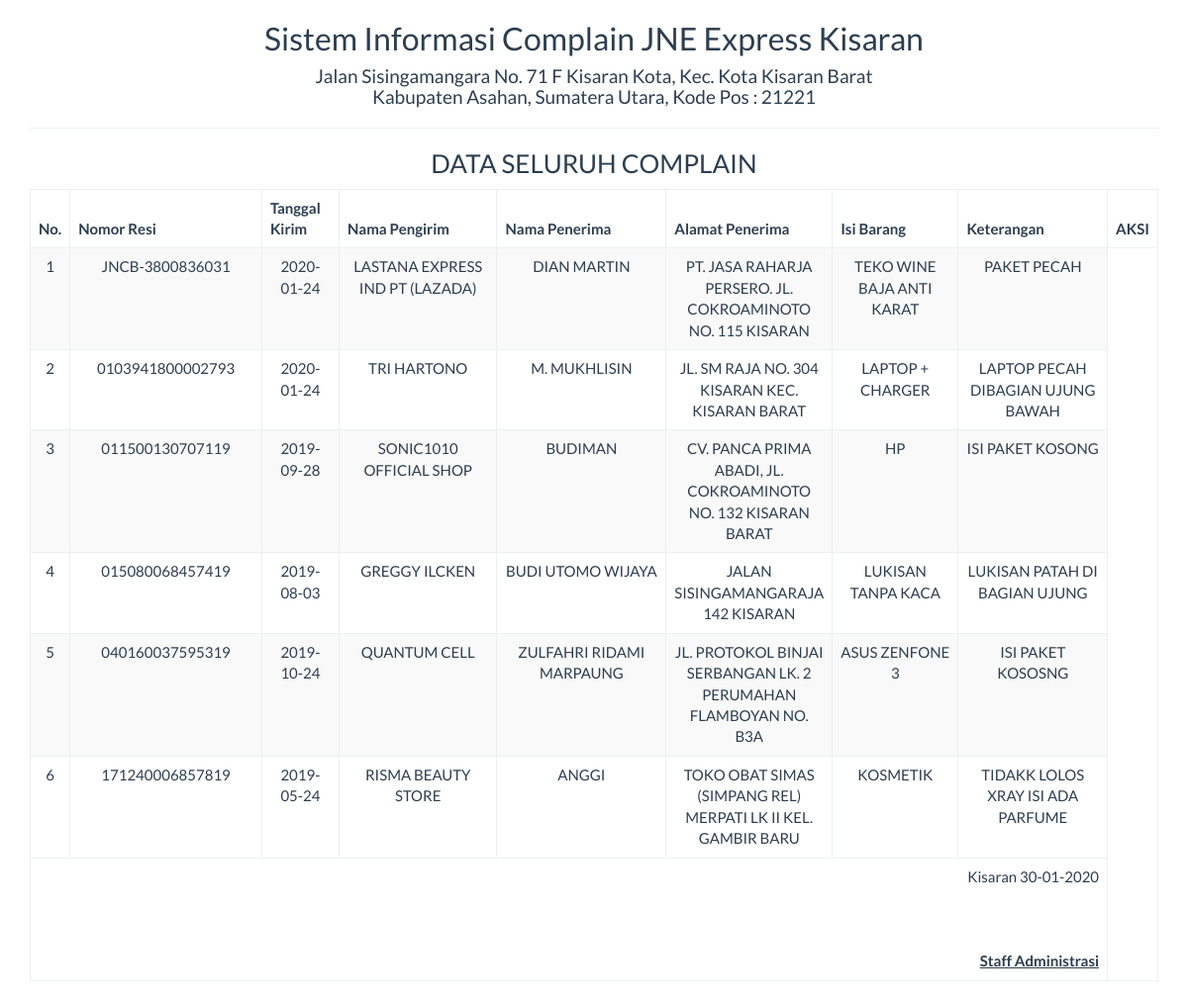
The page /report/complain_semua.php on the database its author committed.
### tables this page shows
CREATE TABLE `arsip_complain` (
  `no` int(10) NOT NULL,
  `no_resi` varchar(50) NOT NULL,
  `tgl_masuk` date NOT NULL,
  `nama_pengirim` varchar(50) NOT NULL,
  `nama_penerima` varchar(100) NOT NULL,
  `alamat_penerima` varchar(200) NOT NULL,
  `isi_barang` varchar(100) NOT NULL,
  `keterangan` varchar(200) NOT NULL
);

### report/complain_semua.php (the view, shortened to what this page needs)
<!DOCTYPE html>
<html>
    <head>
        <link href="../Assets/css/bootstrap.min.css" rel="stylesheet" type="text/css"/>
    </head>
    <body onload="print()">
        <?php
        include '../config/koneksi.php';
        ?>
        <div class="container">
            <div class='row'>
                <div class="col-sm-12">
                    <div class="text-center">
                        <h2>Sistem Informasi Complain JNE Express Kisaran </h2>
                        <h4>Jalan Sisingamangara No. 71 F Kisaran Kota, Kec. Kota Kisaran Barat <br>
                        Kabupaten Asahan, Sumatera Utara, Kode Pos : 21221</h4>
                        <hr>
                        <h3>DATA SELURUH COMPLAIN</h3>
                        <table class="table table-bordered table-striped table-hover">
                        <tbody>
                                <thead>
								<tr>
                                <th>No.</th><th width="17%">Nomor Resi</th><th>Tanggal Kirim</th><th width="14%">Nama Pengirim</th><th width="15%">Nama Penerima</th><th width="10%">Alamat Penerima</th><th>Isi Barang</th><th>Keterangan</th><th>AKSI</th>
								</tr>
								</thead>
							<tbody>
                            <?php
                            $sql = "SELECT * FROM arsip_complain";
                            $query = mysqli_query($koneksi, $sql) or die("SQL Anda Salah");
                            $nomor = 0;
                            while ($data = mysqli_fetch_array($query)) {
                                $nomor++;
                                ?>
                                <tr>
                                    <td><?= $nomor ?></td>
									<td><?= $data['no_resi'] ?></td>
                                    <td><?= $data['tgl_masuk'] ?></td>
                                    <td><?= $data['nama_pengirim'] ?></td>
                                    <td><?= $data['nama_penerima'] ?></td>
									<td><?= $data['alamat_penerima'] ?></td>
									<td><?= $data['isi_barang'] ?></td>
									<td><?= $data['keterangan'] ?></td>
                                </tr>
                            <?php } ?>
							</tbody>
                        </tbody>
                            <tfoot>
                                <tr>
                                    <td colspan="8" class="text-right">
                                        Kisaran  <?= date("d-m-Y") ?>
                                        <br><br><br><br>
                                        <strong>
                                        <u>Staff Administrasi</u><br></strong>
									</td>
								</tr>
							</tfoot>
                        </table>
                    </div>
                </div>
            </div>
    </body>
</html>

### rows shown on the page
arsip_complain: no_resi "JNCB-3800836031", tgl_masuk "2020-01-24", nama_pengirim "LASTANA EXPRESS IND PT (LAZADA)", nama_penerima "DIAN MARTIN", alamat_penerima "PT. JASA RAHARJA PERSERO. JL. COKROAMINOTO NO. 115 KISARAN", isi_barang "TEKO WINE BAJA ANTI KARAT", keterangan "PAKET PECAH"
arsip_complain: no_resi "0103941800002793", tgl_masuk "2020-01-24", nama_pengirim "TRI HARTONO", nama_penerima "M. MUKHLISIN", alamat_penerima "JL. SM RAJA NO. 304 KISARAN KEC. KISARAN BARAT", isi_barang "LAPTOP + CHARGER", keterangan "LAPTOP PECAH DIBAGIAN UJUNG BAWAH"
arsip_complain: no_resi "011500130707119", tgl_masuk "2019-09-28", nama_pengirim "SONIC1010 OFFICIAL SHOP", nama_penerima "BUDIMAN", alamat_penerima "CV. PANCA PRIMA ABADI, JL. COKROAMINOTO NO. 132 KISARAN BARAT", isi_barang "HP", keterangan "ISI PAKET KOSONG"
arsip_complain: no_resi "015080068457419", tgl_masuk "2019-08-03", nama_pengirim "GREGGY ILCKEN", nama_penerima "BUDI UTOMO WIJAYA", alamat_penerima "JALAN SISINGAMANGARAJA 142 KISARAN", isi_barang "LUKISAN TANPA KACA", keterangan "LUKISAN PATAH DI BAGIAN UJUNG"
arsip_complain: no_resi "040160037595319", tgl_masuk "2019-10-24", nama_pengirim "QUANTUM CELL", nama_penerima "ZULFAHRI RIDAMI MARPAUNG", alamat_penerima "JL. PROTOKOL BINJAI SERBANGAN LK. 2 PERUMAHAN FLAMBOYAN NO. B3A", isi_barang "ASUS ZENFONE 3", keterangan "ISI PAKET KOSOSNG"
arsip_complain: no_resi "171240006857819", tgl_masuk "2019-05-24", nama_pengirim "RISMA BEAUTY STORE", nama_penerima "ANGGI", alamat_penerima "TOKO OBAT SIMAS (SIMPANG REL) MERPATI LK II KEL. GAMBIR BARU", isi_barang "KOSMETIK", keterangan "TIDAKK LOLOS XRAY ISI ADA PARFUME"
